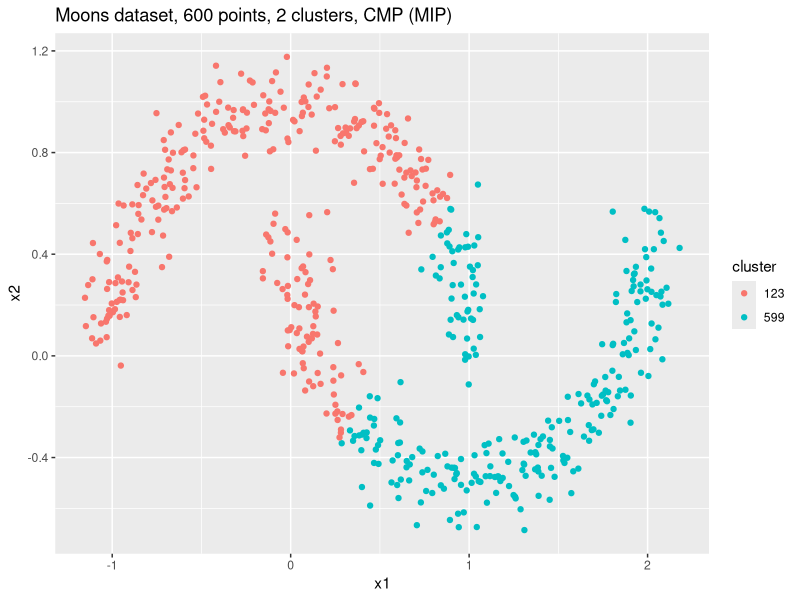
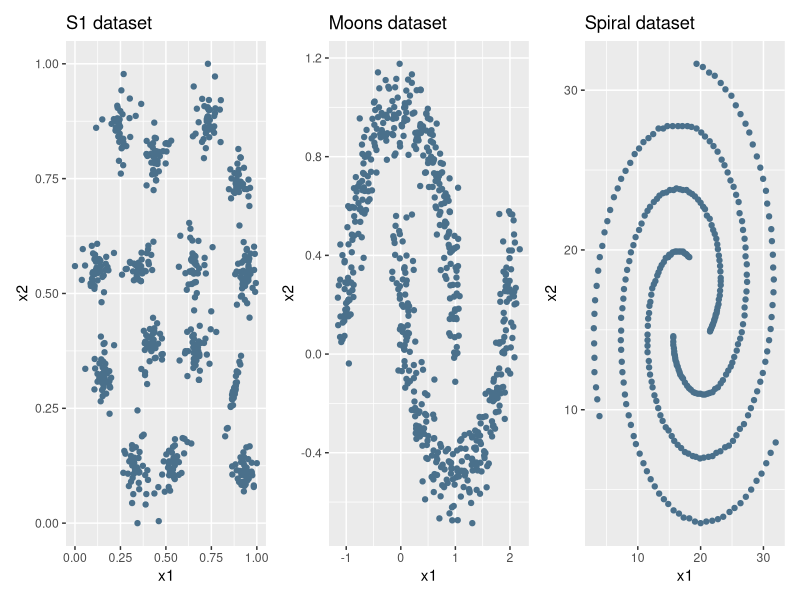

Here is the R script that generated these plots, in order:
####################################
# Lab3 dataset cluster plot script #
# Marcel, Mengxue                  #
# Autumn 2021                      #
####################################

library(ggplot2)

X <- read.csv("moons.csv",header = TRUE)
X[1:5,]

ggplot(X, aes(X[,1],X[,2],color=factor(X[,3])))+
  geom_point()+
  labs(title="Moons dataset, 600 points, 2 clusters, CMP (MIP)",x="x1",y="x2",colour="cluster")


# Raw datasets plot

library(patchwork)
                 
data1 <- read.csv("s1.csv",header = TRUE)
plot1 <- ggplot(data1, aes(data1[,1],data1[,2]))+
  geom_point(color='skyblue4')+
  labs(title="S1 dataset",x="x1",y="x2")
data2 <- read.csv("moons.csv",header = TRUE)
plot2 <- ggplot(data2, aes(data2[,1],data2[,2]))+
  geom_point(color='skyblue4')+
  labs(title="Moons dataset",x="x1",y="x2")
data3 <- read.csv("spiral.csv",header = TRUE)
plot3 <- ggplot(data3, aes(data3[,1],data3[,2]))+
  geom_point(color='skyblue4')+
  labs(title="Spiral dataset",x="x1",y="x2")
plot1 + plot2 + plot3



